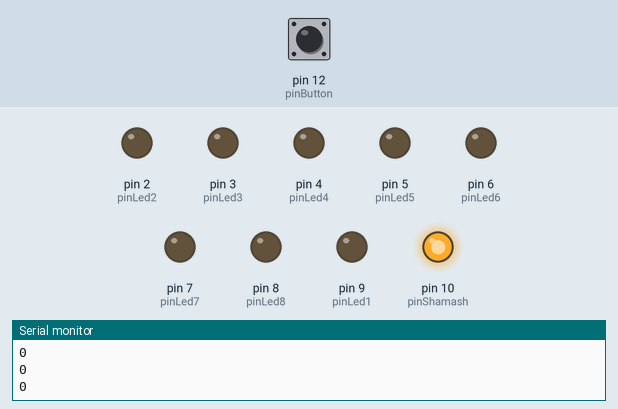
The sketch below on a simulated Arduino Uno, built with avr-gcc and run on an emulated ATmega328P. On the bench: output pins drawn as LEDs (lit = HIGH), the last lines printed to the serial monitor. The inputs (shaded band) are chosen by the test bench; at power-on: pin 12 (pinButton) LOW.

Above: at 2.8 s.
2.9 s: pin 12 (pinButton) pulled HIGH for 3.2 s
At 8.2 s:
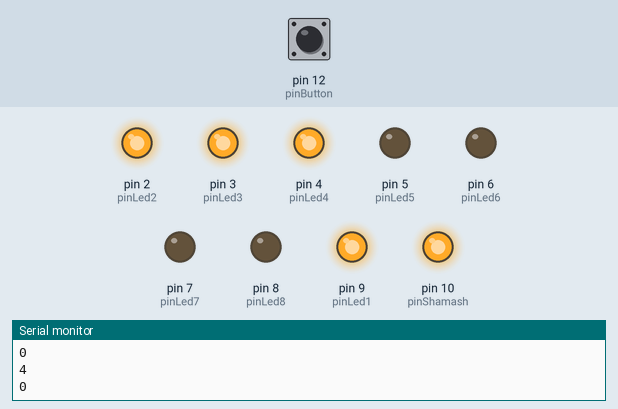
8.5 s: pin 12 (pinButton) pulled HIGH for 1.2 s
At 10.8 s:
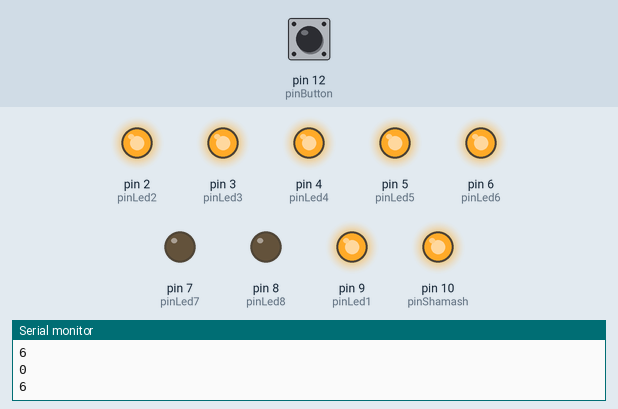
12.0 s: pin 12 (pinButton) pulled HIGH for 1.2 s
At 14.9 s:
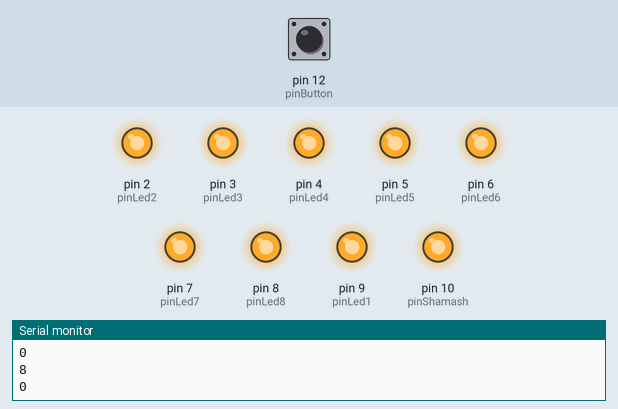
15.5 s: pin 12 (pinButton) pulled HIGH for 1.2 s
At 16.75 s:
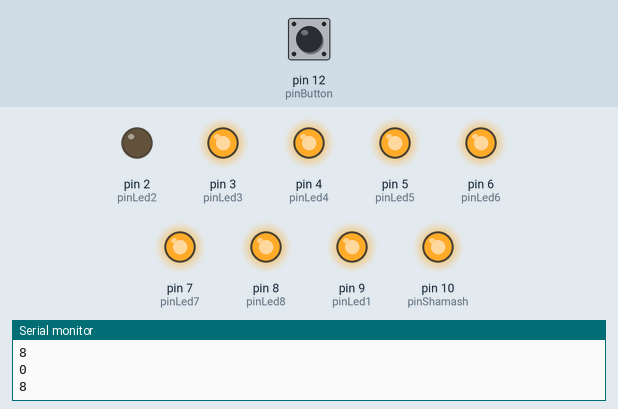
Timing chart, 0 to 18.9 s (numbered marks = the images above; inputs shaded):
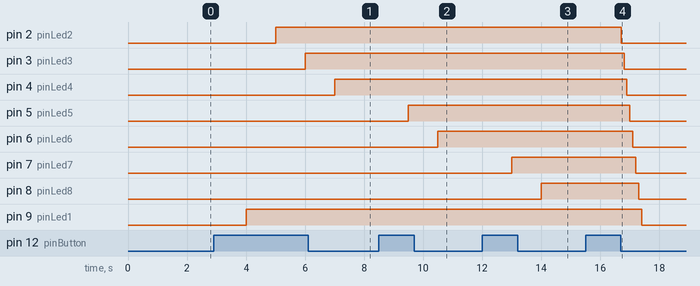

The sketch:

hannoukia.ino
```cpp
int candles = 0,
    temps,
    pinShamash = 10,
    pinLed1 = 9,
    pinLed2 = 2,
    pinLed3 = 3,
    pinLed4 = 4,
    pinLed5 = 5,
    pinLed6 = 6,
    pinLed7 = 7,
    pinLed8 = 8,
    pinButton = 12;


void setup()
{
  pinMode(pinLed1, OUTPUT);
  pinMode(pinLed2, OUTPUT);
  pinMode(pinLed3, OUTPUT);
  pinMode(pinLed4, OUTPUT);
  pinMode(pinLed5, OUTPUT);
  pinMode(pinLed6, OUTPUT);
  pinMode(pinLed7, OUTPUT);
  pinMode(pinLed8, OUTPUT);
  pinMode(pinShamash, OUTPUT);
  pinMode(pinButton, INPUT);
  temps = 1000;
  digitalWrite(pinShamash, HIGH);
  for(int i=0; i<9; i++){
    digitalWrite(i, LOW);
  }
  Serial.begin(9600);
}

void loop()
{
  boolean button_state = digitalRead(pinButton);
  if (button_state == HIGH){
    candles++;
    delay(temps);
  }
  if (candles > 8){
    candles = 0;
  }
  switch (candles) {
      case 0:
          for(int i=0; i<10; i++){
              digitalWrite(i, LOW);
              delay(100);
          }
        break;
      case 1:
        digitalWrite(pinLed1, HIGH);
        break;
      case 2:
        digitalWrite(pinLed2, HIGH);
        break;
      case 3:
        digitalWrite(pinLed3, HIGH);
        break;
      case 4:
        digitalWrite(pinLed4, HIGH);
        break;
      case 5:
        digitalWrite(pinLed5, HIGH);
        break;
      case 6:
        digitalWrite(pinLed6, HIGH);
        break;
      case 7:
        digitalWrite(pinLed7, HIGH);
        break;
      case 8:
        digitalWrite(pinLed8, HIGH);
        break;
  }
  Serial.println(button_state);
  Serial.println(candles);
}
```

Measured:
- after the input at 2.9 s, pin 2 (pinLed2): LOW → HIGH after 2.1 s; pin 3 (pinLed3): LOW → HIGH after 3.1 s; pin 4 (pinLed4): LOW → HIGH after 4.1 s; pin 9 (pinLed1): LOW → HIGH after 1.1 s
- after the input at 8.5 s, pin 5 (pinLed5): LOW → HIGH after 1.0 s; pin 6 (pinLed6): LOW → HIGH after 2.0 s
- after the input at 12.0 s, pin 7 (pinLed7): LOW → HIGH after 1.0 s; pin 8 (pinLed8): LOW → HIGH after 2.0 s
- after the input at 15.5 s, pin 2 (pinLed2): HIGH → LOW after 1.2 s; pin 3 (pinLed3): HIGH → LOW after 1.3 s; pin 4 (pinLed4): HIGH → LOW after 1.4 s; pin 5 (pinLed5): HIGH → LOW after 1.5 s; pin 6 (pinLed6): HIGH → LOW after 1.6 s
